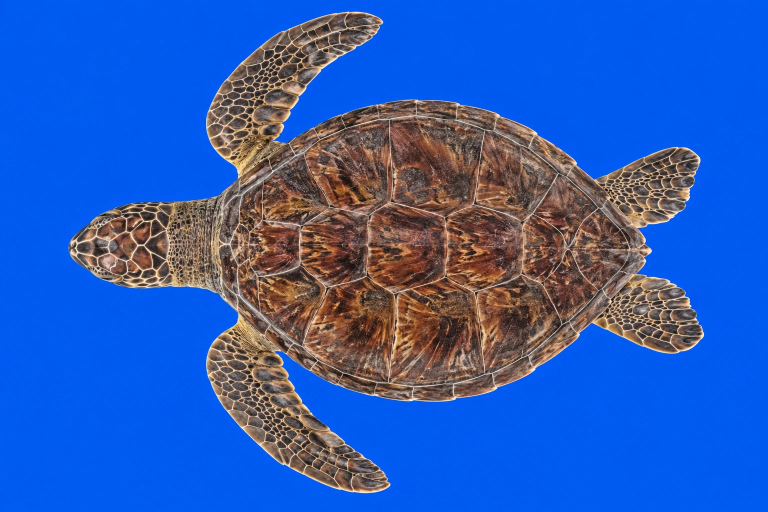
#> input picture scripts/fishgen/photos/seaturtle_top.webp, 1536 x 1024 px (shown at 1/2 size)
$ python make_turtle.py photos/seaturtle_top.webp
#> lines starting #> are read from the running program, lines starting #| are printed output that depends on the picture; after the words box and inside, x2 and y2 are one past the last pixel; in counts of white or black regions, pixels touching at a corner belong together
### scripts/fishgen/flatbody.py
"""
上から見た写真と下から見た写真から、平たい生き物の3Dの形を作るときの共通の処理（make_ray.py・make_turtle.py）。

考え方
- 形：上から見た写真の輪郭を覆う「同じ間隔の格子」を、背の面と腹の面の2枚張る。厚みは呼び出し側が決める
  （輪郭の上では 0 にして、背と腹の面が縁で合うようにする）。輪郭そのものは模様の切り抜き（アルファ）で出すので、
  格子は輪郭より少し外まで張り、どの角も輪郭から離れたます目は捨てる。
  行ごとに左右の端まで格子を張ると、端が急に変わる行（エイの翼の先）で細長い三角形ができ、陰の付け方が乱れて線が出た。
- 模様：左半分が背（上から見た写真）、右半分が腹（下から見た写真を、上から見た写真の輪郭に合わせたもの）。
  どちらも上から見た写真の座標のまま、外接の四角を切り出す。
  写真の縁の画素には背景の色が混ざっているので、色は輪郭の3画素内側から取り、外は内側の色で埋める
  （遠くで縮めたとき背景の青がにじまない）。色と切り抜きは別々に縮める（RGBA のまま縮めると、
  輪郭の外の色が黒に引かれて縁が黒くにじむ）。
- 座標：写真の x（右）が場面の -X、写真の y（下）が場面の -Z（頭を写真の上に向けておけば、頭が +Z、背が +Y）。
"""
import io
import json
import struct

import numpy as np
from PIL import Image
from scipy import ndimage as ndi


def load(path, rotate=0, mirror=False, margin=0):
    """写真を読み、背景（縁の色）と違う、いちばん大きなかたまりを生き物の形として返す（rotate は反時計回りの度）。
    margin：写真のまわりに足す余白（画素）。生き物が写真の端に近いと、模様の切り出し（格子より少し広い四角）が
    写真の外にはみ出し、端の頂点の UV が隣の半分（背なら腹の模様）を指してしまうため"""
    im = Image.open(path).convert("RGB")
    if rotate:
        im = im.rotate(rotate, expand=True)
    if mirror:
        im = im.transpose(Image.FLIP_LEFT_RIGHT)
    a = np.asarray(im).astype(np.float32) / 255
    border = np.concatenate([a[:8].reshape(-1, 3), a[-8:].reshape(-1, 3), a[:, :8].reshape(-1, 3), a[:, -8:].reshape(-1, 3)])
    bg = np.median(border, 0)
    d = np.linalg.norm(a - bg, axis=-1)
    m = d > 0.15
    lab, n = ndi.label(m)
    s = ndi.sum(m, lab, range(1, n + 1))
    m = ndi.binary_fill_holes(lab == (np.argmax(s) + 1))
    if margin:
        a = np.pad(a, ((margin, margin), (margin, margin), (0, 0)), mode="edge")
        m = np.pad(m, margin)
    return a, m


def fill_outside(img, m):
    """輪郭の外の画素を、いちばん近い輪郭の内側の色で埋める"""
    _, (iy, ix) = ndi.distance_transform_edt(~m, return_indices=True)
    return img[iy, ix]


def sample(img, x, y):
    """格子の点（画素の座標。小数でよい）で、画像の値を引く"""
    H, W = img.shape[:2]
    return img[np.clip(np.round(y).astype(int), 0, H - 1), np.clip(np.round(x).astype(int), 0, W - 1)]


class Atlas:
    """模様：左半分が背、右半分が腹。どちらも上から見た写真の座標のまま、外接の四角（pad 画素広げる）を切り出す"""

    def __init__(self, top, under, mask, bbox, pad, side):
        H, W = mask.shape
        x0, x1, y0, y1 = bbox
        self.cx0, cx1, self.cy0, cy1 = max(x0 - pad, 0), min(x1 + pad, W - 1), max(y0 - pad, 0), min(y1 + pad, H - 1)
        self.cw, self.ch = cx1 - self.cx0 + 1, cy1 - self.cy0 + 1
        th = int(round(self.ch * side / self.cw))
        sl = (slice(self.cy0, cy1 + 1), slice(self.cx0, cx1 + 1))
        alpha = ndi.gaussian_filter(mask.astype(np.float32), 0.7)
        a_img = Image.fromarray((np.clip(alpha[sl], 0, 1) * 255 + 0.5).astype(np.uint8), "L").resize((side, th), Image.BILINEAR)
        er = ndi.binary_erosion(mask, iterations=3)

        def crop(img):
            img = fill_outside(img, er)
            rgb = Image.fromarray((np.clip(img[sl], 0, 1) * 255 + 0.5).astype(np.uint8), "RGB").resize((side, th), Image.LANCZOS)
            rgb.putalpha(a_img)
            return rgb
        self.image = Image.new("RGBA", (side * 2, th))
        self.image.paste(crop(top), (0, 0))
        self.image.paste(crop(under), (side, 0))

    def uv(self, x, y, under):
        u = (x - self.cx0) / self.cw * 0.5 + (0.5 if under else 0.0)
        v = (y - self.cy0) / self.ch
        return np.stack(np.broadcast_arrays(u, v), -1)

    def webp(self):
        buf = io.BytesIO()
        self.image.save(buf, "WEBP", quality=82, method=6)
        return buf.getvalue()


class Mesh:
    """頂点（位置・UV・ほかの値）と三角形を集める"""

    def __init__(self, extra_size=0):
        self.verts, self.uvs, self.extra, self.faces = [], [], [], []
        self.extra_size = extra_size

    def add_grid(self, P, UV, keep=None, flip=False, extra=None, plane=None):
        """P: (rows, cols, 3) の格子を三角形2枚ずつでつなぐ。keep[i, j] が偽のます目は捨てる。flip で面の向きを逆に。
        plane: (rows, cols, 2) の、格子の点を写真の上でずらした位置。ずらして裏返った（折れ返った）三角形と、
        つぶれた三角形を捨てる（輪郭の上へ寄せた点のまわりで起こる。残すと、そこの頂点の法線が裏を向く）"""
        r, c = P.shape[:2]
        base = len(self.verts)
        self.verts.extend(P.reshape(-1, 3)); self.uvs.extend(UV.reshape(-1, 2))
        if self.extra_size:
            self.extra.extend(extra.reshape(-1, self.extra_size))

        def folded(p, q, s):
            if plane is None:
                return False
            (px, py), (qx, qy), (sx, sy) = plane[p], plane[q], plane[s]
            # ずらす前の格子では、(a, d, b) と (b, d, e) の外積はどれも負
            return (qx - px) * (sy - py) - (qy - py) * (sx - px) > -1e-6
        for i in range(r - 1):
            for j in range(c - 1):
                if keep is not None and not keep[i, j]:
                    continue
                a = base + i * c + j; b = a + 1; d = a + c; e = d + 1
                A, B, D, E = (i, j), (i, j + 1), (i + 1, j), (i + 1, j + 1)
                for (t1, t2, t3), (g1, g2, g3) in (((a, d, b), (A, D, B)), ((b, d, e), (B, D, E))):
                    if folded(g1, g2, g3):
                        continue
                    self.faces.append((t1, t3, t2) if flip else (t1, t2, t3))

    def finish(self):
        """使わない頂点を除き、面の法線を足し合わせた頂点の法線を付ける（背と腹は別の頂点なので、縁で混ざらない）"""
        V = np.array(self.verts, np.float32)
        UV = np.array(self.uvs, np.float32)
        X = np.array(self.extra, np.float32) if self.extra_size else None
        F = np.array(self.faces, np.uint32)
        used = np.unique(F)
        remap = np.full(len(V), -1, np.int64); remap[used] = np.arange(len(used))
        V, UV, F = V[used], UV[used], remap[F].astype(np.uint32)
        if X is not None:
            X = X[used]
        N = np.zeros_like(V)
        fn = np.cross(V[F[:, 1]] - V[F[:, 0]], V[F[:, 2]] - V[F[:, 0]])
        for c in range(3):
            np.add.at(N, F[:, c], fn)
        N /= np.maximum(np.linalg.norm(N, axis=1, keepdims=True), 1e-9)
        return V, N, UV, F, X


def keep_cells(inside):
    """格子の点が輪郭の近くかどうか（inside）から、どれかの角が輪郭の近くにあるます目を残す"""
    return inside[:-1, :-1] | inside[:-1, 1:] | inside[1:, :-1] | inside[1:, 1:]


def write_glb(path, V, N, UV, F, img, name, generator, extra=None):
    """float の位置・法線・UV（と extra：{"_名前": 値}）と webp の模様1枚の glb を書く（数値を詰めない）"""
    chunks = []

    def add(b):
        off = sum(len(c) for c in chunks)
        chunks.append(b + b"\0" * ((4 - len(b) % 4) % 4))
        return off, len(b)
    idx = F.astype(np.uint16 if len(V) < 65536 else np.uint32).tobytes()
    extra = extra or {}
    datas = [(V.tobytes(), 34962), (N.tobytes(), 34962), (UV.tobytes(), 34962)]
    datas += [(np.ascontiguousarray(v, np.float32).tobytes(), 34962) for v in extra.values()]
    datas += [(idx, 34963), (img, None)]
    views = []
    for data, target in datas:
        off, ln = add(data)
        v = {"buffer": 0, "byteOffset": off, "byteLength": ln}
        if target:
            v["target"] = target
        views.append(v)
    bin_data = b"".join(chunks)
    attrs = {"POSITION": 0, "NORMAL": 1, "TEXCOORD_0": 2}
    accessors = [
        {"bufferView": 0, "componentType": 5126, "count": len(V), "type": "VEC3", "min": V.min(0).tolist(), "max": V.max(0).tolist()},
        {"bufferView": 1, "componentType": 5126, "count": len(N), "type": "VEC3"},
        {"bufferView": 2, "componentType": 5126, "count": len(UV), "type": "VEC2"},
    ]
    for key, v in extra.items():
        attrs[key] = len(accessors)
        accessors.append({"bufferView": len(accessors), "componentType": 5126, "count": len(v), "type": {1: "SCALAR", 2: "VEC2", 3: "VEC3", 4: "VEC4"}[v.shape[1]]})
    accessors.append({"bufferView": len(accessors), "componentType": 5123 if len(V) < 65536 else 5125, "count": F.size, "type": "SCALAR"})
    gltf = {
        "asset": {"version": "2.0", "generator": generator},
        "extensionsUsed": ["EXT_texture_webp"], "extensionsRequired": ["EXT_texture_webp"],
        "scene": 0, "scenes": [{"nodes": [0]}],
        "nodes": [{"name": name, "mesh": 0}],
        "meshes": [{"name": name, "primitives": [{"attributes": attrs, "indices": len(accessors) - 1, "material": 0}]}],
        "materials": [{"name": name, "doubleSided": True, "alphaMode": "MASK", "alphaCutoff": 0.5,
                       "pbrMetallicRoughness": {"baseColorTexture": {"index": 0}, "metallicFactor": 0, "roughnessFactor": 0.7}}],
        "textures": [{"sampler": 0, "extensions": {"EXT_texture_webp": {"source": 0}}}],
        "samplers": [{"magFilter": 9729, "minFilter": 9987, "wrapS": 33071, "wrapT": 33071}],
        "images": [{"bufferView": len(views) - 1, "mimeType": "image/webp"}],
        "accessors": accessors,
        "bufferViews": views,
        "buffers": [{"byteLength": len(bin_data)}],
    }
    js = json.dumps(gltf, separators=(",", ":")).encode()
    js += b" " * ((4 - len(js) % 4) % 4)
    total = 12 + 8 + len(js) + 8 + len(bin_data)
    with open(path, "wb") as f:
        f.write(struct.pack("<III", 0x46546C67, 2, total))
        f.write(struct.pack("<II", len(js), 0x4E4F534A)); f.write(js)
        f.write(struct.pack("<II", len(bin_data), 0x004E4942)); f.write(bin_data)

### scripts/fishgen/make_turtle.py
"""
上から見た写真と下から見た写真から、ウミガメの3Dの形を作る（海の3D背景のアオウミガメ）。

  .venv/bin/python scripts/fishgen/make_turtle.py [--preview <フォルダ>]   # --preview：模様と部位の分け方の画像も書き出す

写真は scripts/fishgen/photos/seaturtle_top.webp と seaturtle_bottom.webp（ChatGPT の画像生成で作ってもらったもの。
上から見た写真は頭が左、下から見た写真は頭が右）。できた形は src/ocean/assets/ocean-seaturtle.glb に書く。
numpy・scipy・Pillow を使う（bpy は要らない）。形と模様の共通の部分は flatbody.py。

- 部位：上から見た輪郭を、甲羅・頭・前あし2本・後ろあし2本に分ける（太さ 224 画素より細いものを削ると甲羅だけが残る）。
- 厚み：甲羅は楕円の丸い屋根（背は高く、腹は低い）。頭・首・あしは丸い断面（その辺りの太さを半径にした円）にし、
  あしは付け根を腕・脚のように太く、先へ行くほど平たくする。頭は横から見た写真に合わせて甲羅の縁より少し上に置く。
  以前は輪郭からの距離に比例させていて、横から見ると頭もあしも薄いくさび形の板だった。
- 輪郭：輪郭の外の格子の点は輪郭の上へ寄せ、背と腹の面をそこで閉じる（模様の切り抜きだけで輪郭を出すと、
  丸くした頭やあしでは、背と腹の面のあいだが横から見て隙間になる）。寄せて裏返った三角形は捨てる。
- 腹の模様：下から見た写真も同じように部位に分け、部位ごとに上から見た写真の位置へ合わせる（甲羅は楕円どうし、
  頭とあしは向きと長さ・幅をそろえる）。エイのように行ごとにそろえると、あしの角度が上と下の写真で違うので合わない。
- あしの動き：あしの頂点に印 _FLIPPER =（前あしの重み、後ろあしの重み、回す軸の |x|）を付ける。場面のシェーダーは
  この印で、軸のまわりにあしを羽ばたかせる（src/ocean/turtle.ts）。重みは付け根（甲羅・頭と接する所の |x|）で 0、
  そこから外へなめらかに 1 になる。甲羅と頭は 0 なので、どの時刻でも動かない。
  以前の Blender のウミガメは「甲羅の縁（|x| 0.42）より外があし」と位置だけで決めていたが、写真のカメは前あしの付け根が
  甲羅の縁より内側（首の横）にあり、甲羅のいちばん広い所は |x| 0.40 で前あしの付け根より後ろにある。位置だけでは決められない。
- 座標：頭が +Z、背が +Y、横が X（以前の Blender のウミガメと同じ）。甲羅の半分の幅を 0.40 にそろえる。
  向きと大きさをここでそろえるので、海の場面では回さずにそのまま使う。
- 作り直すと、同じ写真からは同じファイルができる。
"""
import os
import sys

import numpy as np
from PIL import Image
from scipy import ndimage as ndi

sys.path.insert(0, os.path.dirname(os.path.abspath(__file__)))
from flatbody import Atlas, Mesh, fill_outside, keep_cells, load, sample, write_glb  # noqa: E402

SHELL_HALF = 0.40            # 甲羅の半分の幅（場面の単位。以前の Blender のウミガメと同じ）
HEAD_Z = 0.77                # 頭の先の Z
SHELL, HEAD, FRONT_L, FRONT_R, REAR_L, REAR_R = 1, 2, 3, 4, 5, 6


def disk(r):
    y, x = np.mgrid[-r:r + 1, -r:r + 1]
    return x * x + y * y <= r * r


def parts(m):
    """部位のラベル画像（0 外・1 甲羅・2 頭・3 左前・4 右前・5 左後ろ・6 右後ろ）と、甲羅の楕円（中心と半径）"""
    H, W = m.shape
    small = m[::4, ::4]
    shell = ndi.binary_opening(small, structure=disk(28))       # 太さ 224 画素より細いもの（頭・あし）を落とす
    lab, n = ndi.label(shell)
    s = ndi.sum(shell, lab, range(1, n + 1))
    shell = (lab == (np.argmax(s) + 1)).astype(np.float32)
    shell = ndi.zoom(shell, 4, order=1)[:H, :W] > 0.5
    shell = np.pad(shell, ((0, H - shell.shape[0]), (0, W - shell.shape[1])))[:H, :W] & m
    ys, xs = np.nonzero(shell)
    cy, cx = ys.mean(), xs.mean()
    a, b = 2 * xs.std(), 2 * ys.std()                           # 一様な楕円なら標準偏差の2倍が半径
    label = np.zeros((H, W), np.int32)
    label[shell] = SHELL
    rest = m & ~shell
    lab, n = ndi.label(rest)
    xx = np.arange(W)[None, :]
    for i in range(1, n + 1):
        comp = lab == i
        if comp.sum() < 2000:
            continue
        ys_, xs_ = np.nonzero(comp)
        my, mx = ys_.mean(), xs_.mean()
        if my < cy - 0.6 * b and abs(mx - cx) < 0.3 * a:
            label[comp] = HEAD
        elif my < cy:
            label[comp] = FRONT_L if mx < cx else FRONT_R
        else:
            # 後ろあし2本は尾の所でつながることがあるので、甲羅の中心の左右で分ける
            label[comp & (xx < cx)] = REAR_L
            label[comp & (xx >= cx)] = REAR_R
    # 残り（甲羅と部位のすき間の細いかけら）は、いちばん近い部位に
    _, (iy, ix) = ndi.distance_transform_edt(label == 0, return_indices=True)
    label = np.where(m, label[iy, ix], 0)
    found = sorted(set(np.unique(label)) - {0})
    if found != [1, 2, 3, 4, 5, 6]:
        sys.exit(f"甲羅・頭・あし4本に分けられません（見つかった部位 {found}）。写真の輪郭を確かめてください")
    return label, (cx, cy, a, b)


def frame(label, k):
    """部位の中心と、長い向き・短い向き（と、それぞれの広がり）"""
    ys, xs = np.nonzero(label == k)
    P = np.stack([xs, ys], 1).astype(float)
    c = P.mean(0)
    w, v = np.linalg.eigh(np.cov((P - c).T))
    return c, v[:, 1], np.sqrt(w[1]), np.sqrt(w[0])


def align_under(top_label, top_shell, under, under_label, under_shell):
    """下から見た写真（上から見た写真と同じ左右の向きにしたもの）を、部位ごとに上から見た写真の位置へ合わせる"""
    H, W = top_label.shape
    yy, xx = np.mgrid[0:H, 0:W]
    sx = np.zeros((H, W)); sy = np.zeros((H, W))
    cx, cy, a, b = top_shell
    ucx, ucy, ua, ub = under_shell
    sel = top_label == SHELL
    sx[sel] = ucx + (xx[sel] - cx) * ua / a
    sy[sel] = ucy + (yy[sel] - cy) * ub / b
    for k in (HEAD, FRONT_L, FRONT_R, REAR_L, REAR_R):
        c, e1, s1, s2 = frame(top_label, k)
        d, f1, t1, t2 = frame(under_label, k)
        # 長い向きは甲羅の中心から外へ、短い向きはそれを90度回した向きにそろえる
        if e1 @ (c - (cx, cy)) < 0:
            e1 = -e1
        if f1 @ (d - (ucx, ucy)) < 0:
            f1 = -f1
        e2 = np.array([-e1[1], e1[0]]); f2 = np.array([-f1[1], f1[0]])
        sel = top_label == k
        P = np.stack([xx[sel], yy[sel]], 1) - c
        u = P @ e1 / s1; v = P @ e2 / s2
        Q = d + np.outer(u * t1, f1) + np.outer(v * t2, f2)
        sx[sel] = Q[:, 0]; sy[sel] = Q[:, 1]
    return sample(under, sx, sy)


def main():
    args = sys.argv[1:]
    here = os.path.dirname(os.path.abspath(__file__))
    out = os.path.join(here, "..", "..", "src", "ocean", "assets", "ocean-seaturtle.glb")
    preview = args[args.index("--preview") + 1] if "--preview" in args else None

    # 頭を上に向ける。下から見た写真は左右も入れ替えて、上から見た写真と同じ左右の向きにする
    # 右の前あしの先が写真の端の近くにあるので、まわりに余白を足す
    top, tm = load(os.path.join(here, "photos", "seaturtle_top.webp"), rotate=-90, margin=64)
#> in load, im is the input picture: PIL image 1536x1024 RGB; mean R, G, B 45.6, 92, 181.8
#> in load, `bg = np.median(border, 0)`: bg = [0.00392, 0.353, 0.941]
#> in load, `m = d > 0.15`:
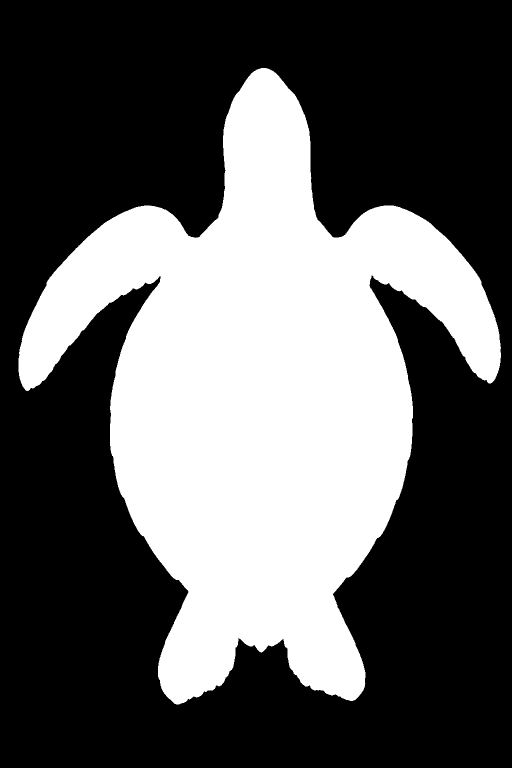
#> m: shape (1536, 1024) bool (shown at 1/2 size); 36.6% white; 1 white region, box (x1, y1, x2, y2) and area: (37, 136, 1002, 1409) 575620
#> in load, `lab, n = ndi.label(m)`: n = 1
#> in load, `s = ndi.sum(m, lab, range(1, n + 1))`: s = [575620]
    under, um = load(os.path.join(here, "photos", "seaturtle_bottom.webp"), rotate=90, mirror=True, margin=64)
#> call 2 of load, with rotate = 90, mirror = True, margin = 64
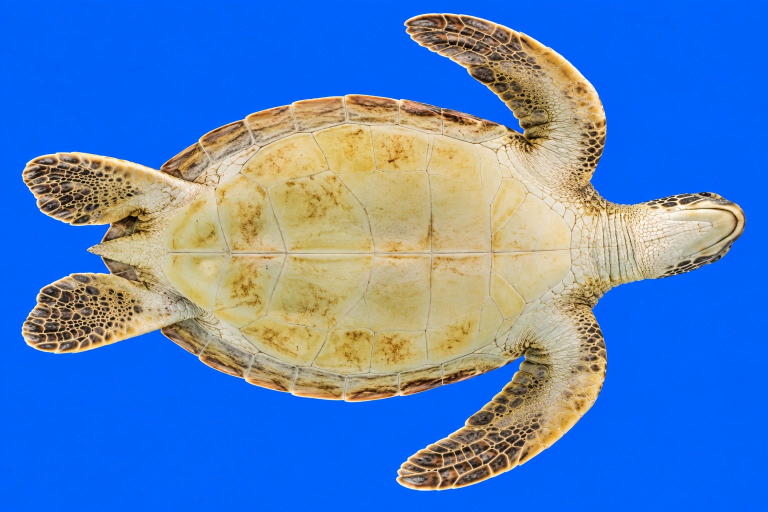
#> input picture scripts/fishgen/photos/seaturtle_bottom.webp, 1536 x 1024 px (shown at 1/2 size)
#> in load, im is the input picture: PIL image 1536x1024 RGB; mean R, G, B 82.3, 127, 192.7
#> in load (call 2), `im = im.transpose(Image.FLIP_LEFT_RIGHT)`:
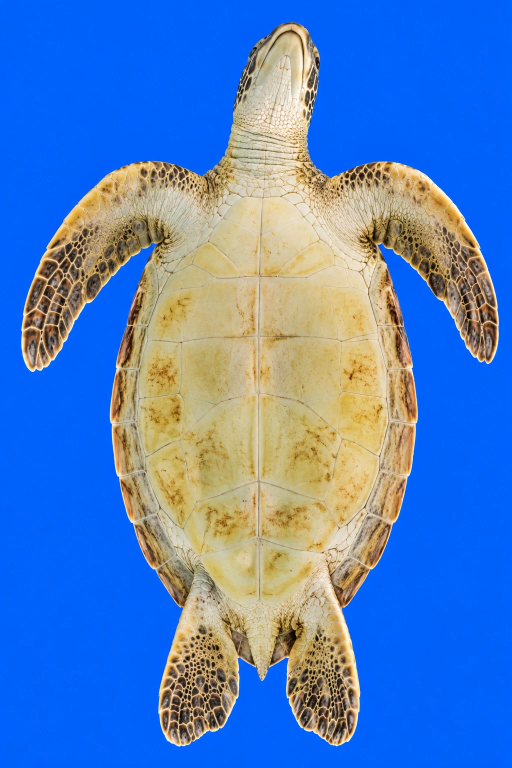
#> im: PIL image 1024x1536 RGB (shown at 1/2 size); mean R, G, B 82.3, 127, 192.7
#> in load (call 2), `bg = np.median(border, 0)`: bg = [0, 0.38, 0.98]
#> in load (call 2), `s = ndi.sum(m, lab, range(1, n + 1))`: s = [691330]
    H, W = tm.shape
    tl, (cx, cy, sa, sb) = parts(tm)
#> in parts, `lab, n = ndi.label(shell)`: n = 1
#> in parts, `s = ndi.sum(shell, lab, range(1, n + 1))`: s = [24866]
#> in parts, `cy, cx = ys.mean(), xs.mean()`: cy = 902.3; cx = 587.8
#> in parts, `a, b = 2 * xs.std(), 2 * ys.std()`: a = 292; b = 436
#> in parts, `lab, n = ndi.label(rest)`:
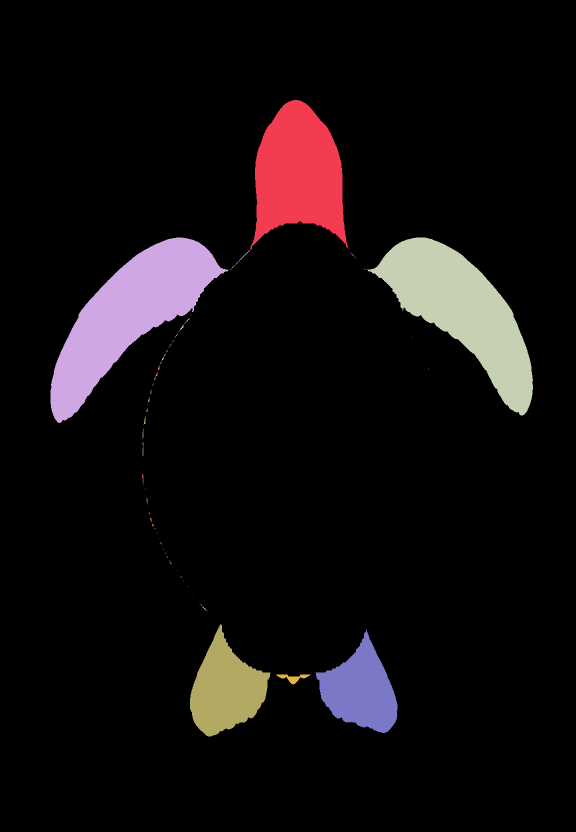
#> lab: shape (1664, 1152) int32 (shown at 1/2 size); 95 distinct labels, from 0 to 94; one colour per label, 0 black
#> in parts, `lab, n = ndi.label(rest)`: n = 94
#> the loop in parts, `for i in range(1, n + 1):` made 94 passes
#> (my, mx) on passes 1, 2, 3, 92, 93: (347, 596.8), (630, 257.3), (622.2, 923.8), (1378.7, 451), (1380.4, 720.9)
#> after the loop in parts, `for i in range(1, n + 1):`:
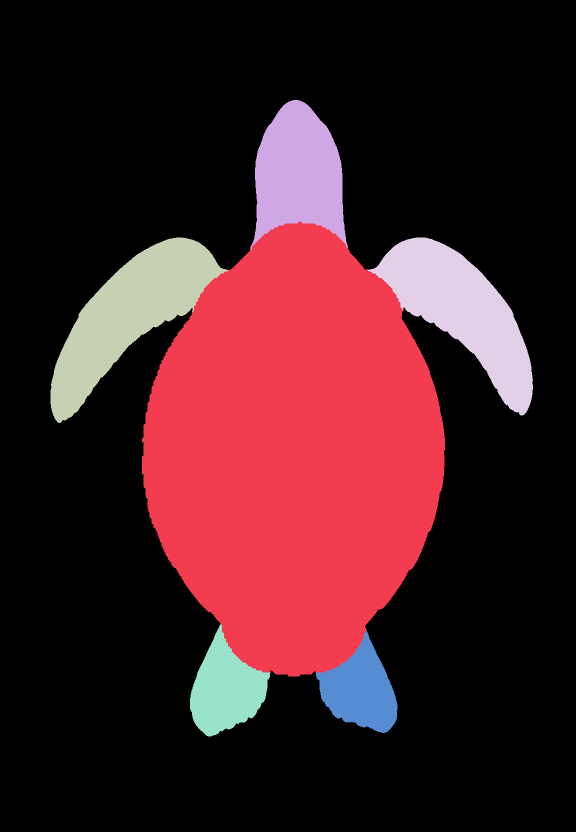
#> label: shape (1664, 1152) int32 (shown at 1/2 size); 7 distinct labels, from 0 to 6; one colour per label, 0 black
#> in parts, `_, (iy, ix) = ndi.distance_transform_edt(label == 0, return_indices=Tr..`:
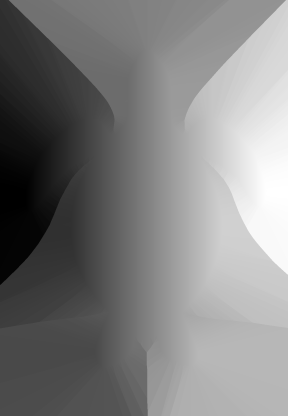
#> ix: shape (1664, 1152) int32 (shown at 1/4 size); min 101, max 1065, mean 580.7; drawn with min black and max white
#> in parts, `found = sorted(set(np.unique(label)) - {0})`: found = [1, 2, 3, 4, 5, 6]
#> cx = 587.8; cy = 902.3; sa = 292; sb = 436
    ul, ushell = parts(um)
#> in parts (call 2), `small = m[::4, ::4]`:
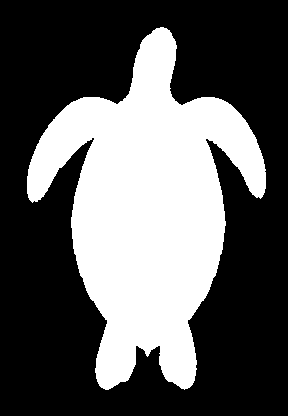
#> small: shape (416, 288) bool; 36.1% white; 1 white region, box (x1, y1, x2, y2) and area: (27, 27, 266, 390) 43211
#> (the rest of the program and of its run is left out)
